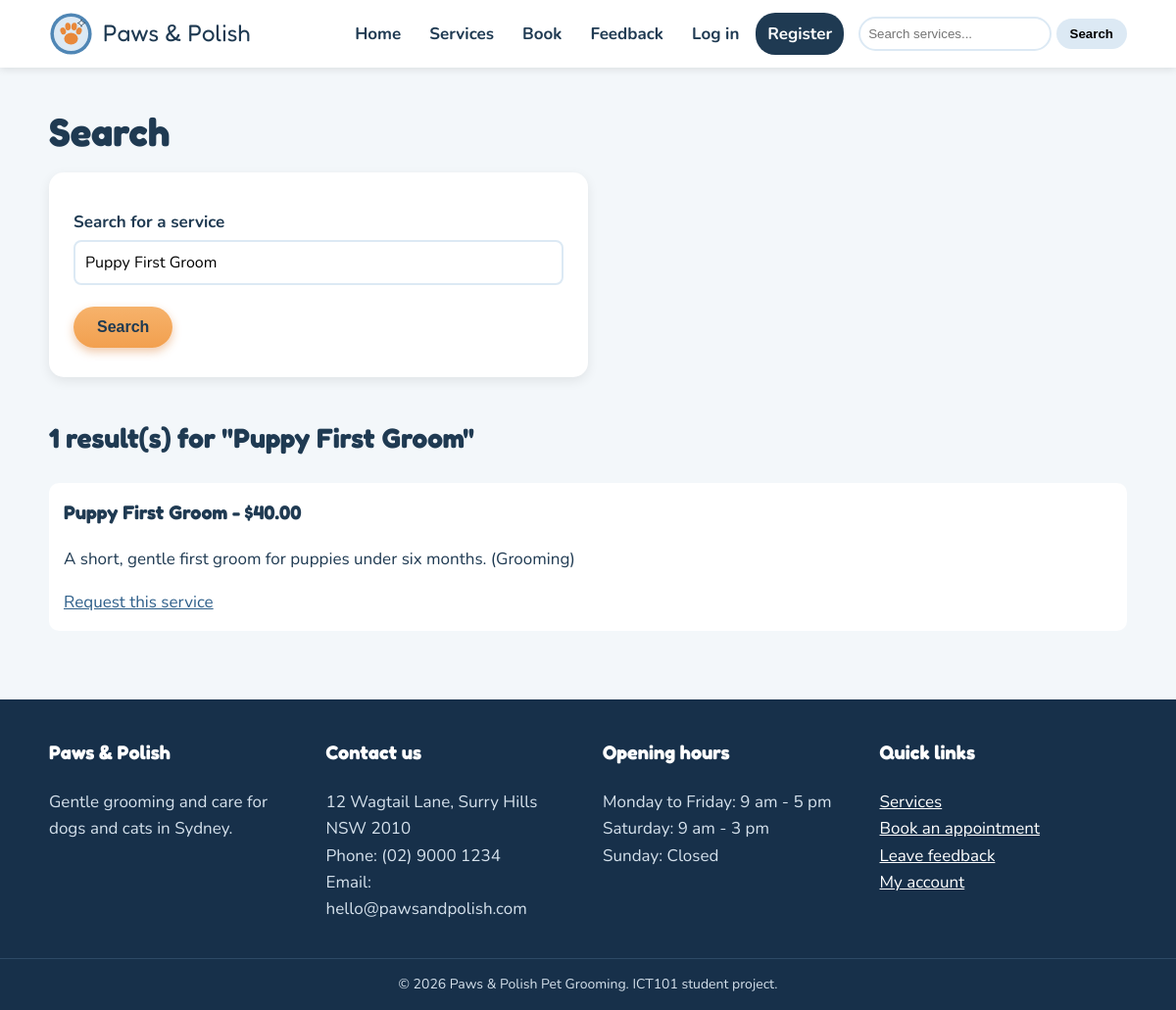
/search.php?keyword=Puppy First Groom, run on the app's committed database.
### tables this page shows
CREATE TABLE services (
    service_id   INT AUTO_INCREMENT PRIMARY KEY,
    category     VARCHAR(50)  NOT NULL,
    service_name VARCHAR(100) NOT NULL,
    description  VARCHAR(255) NOT NULL,
    price        DECIMAL(6,2) NOT NULL
);

### search.php (the view, shortened to what this page needs)
<?php
include "db.php";
include "header.php";
$keyword = "";
$result = false;
if (isset($_GET['keyword']) && trim($_GET['keyword']) != "") {
    $keyword = trim($_GET['keyword']);
    $safe_keyword = mysqli_real_escape_string($conn, $keyword);
    $sql = "SELECT * FROM services
            WHERE service_name LIKE '%$safe_keyword%'
               OR description LIKE '%$safe_keyword%'
               OR category LIKE '%$safe_keyword%'";
    $result = mysqli_query($conn, $sql);
}
?>
<section class="container">
    <h1>Search</h1>
    <form action="search.php" method="get" class="form-box" onsubmit="return validateSearch()">
        <label for="keyword">Search for a service</label>
        <input type="text" id="keyword" name="keyword" value="<?php echo htmlspecialchars($keyword); ?>" placeholder="e.g. nail, puppy, cat">
        <button type="submit" class="button">Search</button>
    </form>
    <?php if ($result) { ?>
        <h2><?php echo mysqli_num_rows($result); ?> result(s) for "<?php echo htmlspecialchars($keyword); ?>"</h2>
        <?php while ($row = mysqli_fetch_assoc($result)) { ?>
            <div class="result">
                <h3><?php echo $row['service_name']; ?> - $<?php echo $row['price']; ?></h3>
                <p><?php echo $row['description']; ?> (<?php echo $row['category']; ?>)</p>
                <a href="booking.php?service=<?php echo $row['service_id']; ?>">Request this service</a>
            </div>
        <?php } ?>
    <?php } ?>
</section>
<?php include "footer.php"; ?>

### style.css (style rules this page uses)
body { margin: 0; font-family: "Nunito", Arial, sans-serif; font-size: 17px; line-height: 1.6; color: #1F3A52; background-color: #F3F7FA; }
h1, h2, h3 { font-family: "Fredoka", Arial, sans-serif; color: #1F3A52; }
h1 { font-size: 40px; margin-bottom: 10px; }
h2 { font-size: 28px; margin-top: 40px; }
a { color: #2E5F8A; }
.container { max-width: 1100px; margin: 0 auto; padding: 0 20px 20px; }
.button { display: inline-block; padding: 12px 24px; margin: 5px 5px 5px 0; border: none; border-radius: 30px; background: linear-gradient(to bottom, #F6B26B, #F2A04F); color: #1F3A52; font-size: 16px; font-weight: bold; text-decoration: none; cursor: pointer; box-shadow: 0 4px 10px rgba(217, 119, 43, 0.4); transition: transform 0.2s; }
.form-box { max-width: 500px; padding: 25px; margin-bottom: 20px; background-color: white; border-radius: 15px; box-shadow: 0 4px 12px rgba(0, 0, 0, 0.08); }
.form-box label { display: block; margin-top: 12px; font-weight: bold; }
.form-box input[type="text"], .form-box input[type="password"], .form-box input[type="date"], .form-box select, .form-box textarea { width: 100%; box-sizing: border-box; padding: 10px; margin-top: 5px; border: 2px solid #DCE9F4; border-radius: 8px; font-family: inherit; font-size: 16px; transition: border-color 0.3s; }
.result { padding: 15px; margin-bottom: 10px; background-color: white; border-radius: 10px; }
.result h3 { margin: 0; }

### data on the page
services: service_name "Puppy First Groom", price "40.00", description "A short, gentle first groom for puppies under six months.", category "Grooming"

### other printed values
mysqli_num_rows($result) "1"
$keyword "Puppy First Groom"
